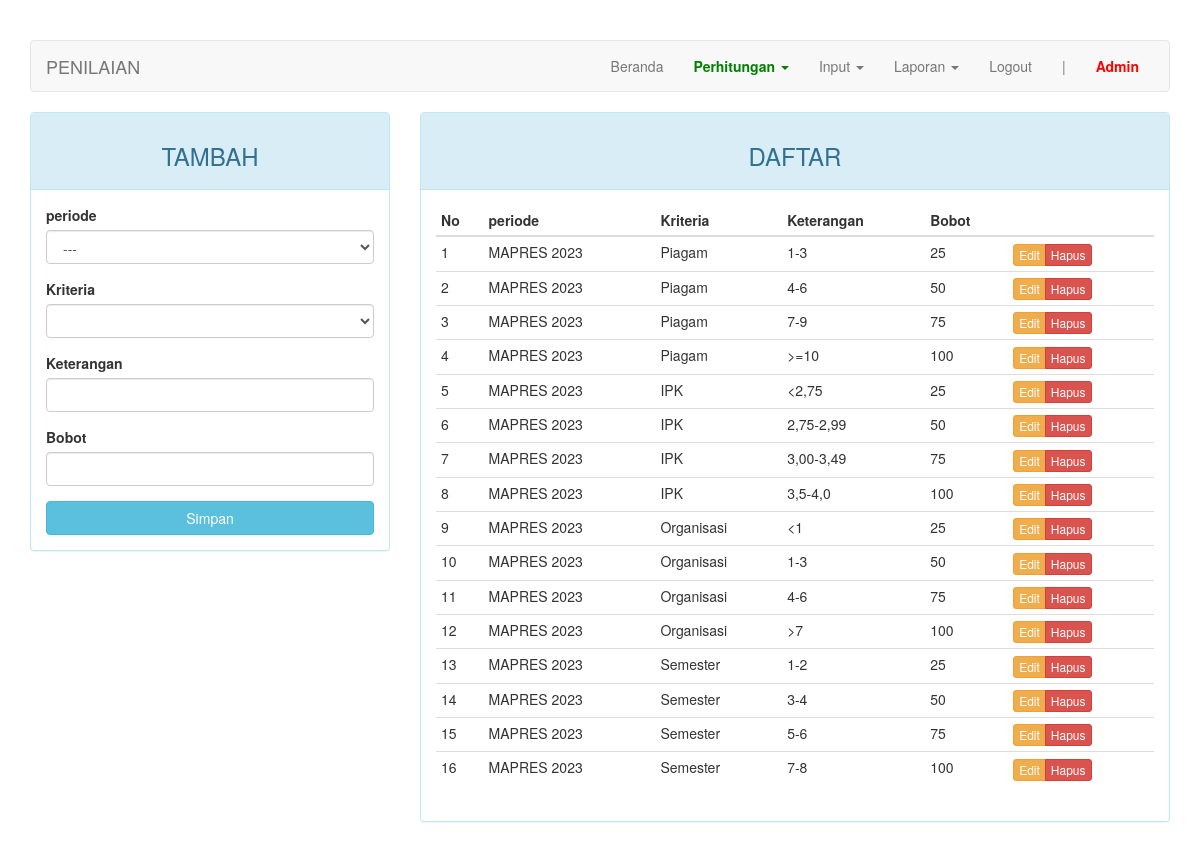
Screenshot of /index.php?page=penilaian (signed in) with the database file from the repository.
### tables this page shows
CREATE TABLE IF NOT EXISTS `penilaian` (
  `kd_penilaian` int(11) NOT NULL AUTO_INCREMENT,
  `kd_periode` int(11) DEFAULT NULL,
  `kd_kriteria` int(11) NOT NULL,
  `keterangan` varchar(20) NOT NULL,
  `bobot` int(3) DEFAULT NULL,
  PRIMARY KEY (`kd_penilaian`),
  KEY `fk_kriteria` (`kd_kriteria`),
  KEY `fk_periode` (`kd_periode`)
);

CREATE TABLE IF NOT EXISTS `periode` (
  `kd_periode` int(11) NOT NULL AUTO_INCREMENT,
  `nama` varchar(50) DEFAULT NULL,
  PRIMARY KEY (`kd_periode`)
);

CREATE TABLE IF NOT EXISTS `kriteria` (
  `kd_kriteria` int(11) NOT NULL AUTO_INCREMENT,
  `kd_periode` int(11) NOT NULL,
  `nama` varchar(50) DEFAULT NULL,
  `sifat` enum('min','max') DEFAULT NULL,
  PRIMARY KEY (`kd_kriteria`),
  KEY `kd_periode` (`kd_periode`),
  KEY `kd_periode_2` (`kd_periode`)
);

### page/penilaian.php (the view, shortened to what this page needs)
<?php
$update = (isset($_GET['action']) AND $_GET['action'] == 'update') ? true : false;
?>
<div class="row">
	<div class="col-md-4">
	    <div class="panel panel-<?= ($update) ? "warning" : "info" ?>">
	        <div class="panel-heading"><h3 class="text-center"><?= ($update) ? "EDIT" : "TAMBAH" ?></h3></div>
	        <div class="panel-body">
	            <form action="<?=$_SERVER['REQUEST_URI']?>" method="POST">
									<div class="form-group">
	                  <label for="kd_periode">periode</label>
										<select class="form-control" name="kd_periode" id="periode">
											<option>---</option>
										</select>
									</div>
									<div class="form-group">
	                  <label for="kd_kriteria">Kriteria</label>
										<select class="form-control" name="kd_kriteria" id="kriteria">
										</select>
									</div>
	                <div class="form-group">
	                    <label for="keterangan">Keterangan</label>
	                    <input type="text" name="keterangan" class="form-control" <?= (!$update) ?: 'value="'.$row["keterangan"].'"' ?>>
	                </div>
	                <div class="form-group">
	                    <label for="bobot">Bobot</label>
	                    <input type="text" name="bobot" class="form-control" <?= (!$update) ?: 'value="'.$row["bobot"].'"' ?>>
	                </div>
	                <button type="submit" class="btn btn-<?= ($update) ? "warning" : "info" ?> btn-block">Simpan</button>
	            </form>
	        </div>
	    </div>
	</div>
	<div class="col-md-8">
	    <div class="panel panel-info">
	        <div class="panel-heading"><h3 class="text-center">DAFTAR</h3></div>
	        <div class="panel-body">
	            <table class="table table-condensed">
	                <thead>
	                    <tr>
	                        <th>No</th>
	                        <th>periode</th>
	                        <th>Kriteria</th>
	                        <th>Keterangan</th>
	                        <th>Bobot</th>
	                        <th></th>
	                    </tr>
	                </thead>
	                <tbody>
	                    <?php $no = 1; ?>
	                    <?php if ($query = $connection->query("SELECT a.kd_penilaian, c.nama AS nama_periode, b.nama AS nama_kriteria, a.keterangan, a.bobot FROM penilaian a JOIN kriteria b ON a.kd_kriteria=b.kd_kriteria JOIN periode c ON a.kd_periode=c.kd_periode")): ?>
	                        <?php while($row = $query->fetch_assoc()): ?>
	                        <tr>
	                            <td><?=$no++?></td>
	                            <td><?=$row['nama_periode']?></td>
	                            <td><?=$row['nama_kriteria']?></td>
	                            <td><?=$row['keterangan']?></td>
	                            <td><?=$row['bobot']?></td>
	                            <td>
	                                <div class="btn-group">
	                                    <a href="?page=penilaian&action=update&key=<?=$row['kd_penilaian']?>" class="btn btn-warning btn-xs">Edit</a>
	                                    <a href="?page=penilaian&action=delete&key=<?=$row['kd_penilaian']?>" class="btn btn-danger btn-xs">Hapus</a>
	                                </div>
	                            </td>
	                        </tr>
	                        <?php endwhile ?>
	                    <?php endif ?>
	                </tbody>
	            </table>
	        </div>
	    </div>
	</div>
</div>

### index.php (style rules this page uses)
body { margin-top: 40px; }

### rows the page displays
penilaian: kd_periode.nama "MAPRES 2023", kd_kriteria.nama "Piagam", keterangan "1-3", bobot "25"
penilaian: kd_periode.nama "MAPRES 2023", kd_kriteria.nama "Piagam", keterangan "4-6", bobot "50"
penilaian: kd_periode.nama "MAPRES 2023", kd_kriteria.nama "Piagam", keterangan "7-9", bobot "75"
penilaian: kd_periode.nama "MAPRES 2023", kd_kriteria.nama "Piagam", keterangan ">=10", bobot "100"
penilaian: kd_periode.nama "MAPRES 2023", kd_kriteria.nama "IPK", keterangan "<2,75", bobot "25"
penilaian: kd_periode.nama "MAPRES 2023", kd_kriteria.nama "IPK", keterangan "2,75-2,99", bobot "50"
penilaian: kd_periode.nama "MAPRES 2023", kd_kriteria.nama "IPK", keterangan "3,00-3,49", bobot "75"
penilaian: kd_periode.nama "MAPRES 2023", kd_kriteria.nama "IPK", keterangan "3,5-4,0", bobot "100"
penilaian: kd_periode.nama "MAPRES 2023", kd_kriteria.nama "Organisasi", keterangan "<1", bobot "25"
penilaian: kd_periode.nama "MAPRES 2023", kd_kriteria.nama "Organisasi", keterangan "1-3", bobot "50"
penilaian: kd_periode.nama "MAPRES 2023", kd_kriteria.nama "Organisasi", keterangan "4-6", bobot "75"
penilaian: kd_periode.nama "MAPRES 2023", kd_kriteria.nama "Organisasi", keterangan ">7", bobot "100"
penilaian: kd_periode.nama "MAPRES 2023", kd_kriteria.nama "Semester", keterangan "1-2", bobot "25"
penilaian: kd_periode.nama "MAPRES 2023", kd_kriteria.nama "Semester", keterangan "3-4", bobot "50"
penilaian: kd_periode.nama "MAPRES 2023", kd_kriteria.nama "Semester", keterangan "5-6", bobot "75"
penilaian: kd_periode.nama "MAPRES 2023", kd_kriteria.nama "Semester", keterangan "7-8", bobot "100"

### other values shown
$str "PENILAIAN"
$_SESSION["username"] "Admin"
